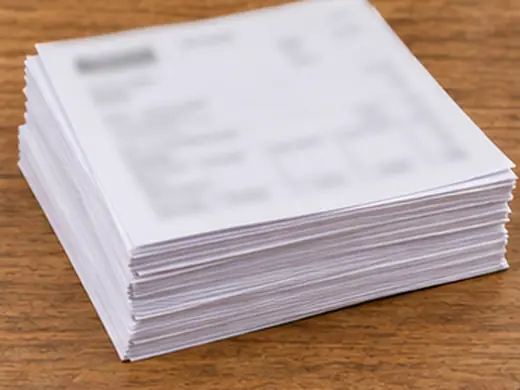
#> input picture foto/b-rechnung-foto.webp, 520 x 390 px
$ python karte_vorbereiten.py ../foto/b-rechnung-foto.webp ../foto/bereich-bar.webp ../foto/bereich-bar.webp
#> lines starting #> are read from the running program, lines starting #| are printed output that depends on the picture
# Gleiche Bildvorbereitung wie auswertung.js/bildVorbereiten (lange Seite 2400, Graustufen, Kontrast 1,25) – für Tests mit echten Fotos in Node.
import sys, numpy as np
from PIL import Image
src, out, art = sys.argv[1], sys.argv[2], sys.argv[3]
im = Image.open(src).convert("RGB")
#> im is the input picture: PIL image 520x390 RGB; mean R, G, B 184, 162.6, 153.3
f = min(1, 2400/max(im.size)); im = im.resize((round(im.width*f), round(im.height*f)), Image.LANCZOS)
#> after `f = min(1, 2400 / max(im.size))`: f = 1
a = np.asarray(im).astype(float)
y = 0.299*a[...,0]+0.587*a[...,1]+0.114*a[...,2]
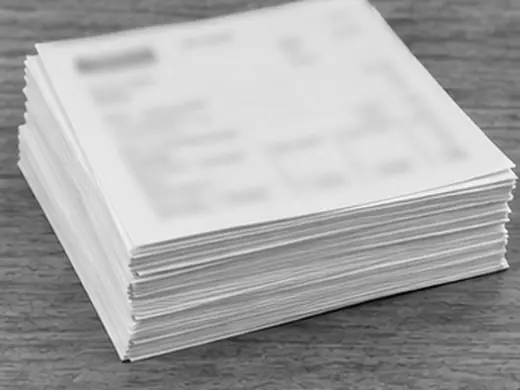
#> y: shape (390, 520) float64; min 2.69, max 254.9, mean 167.9
if art == "app": k = np.clip((y-128)*1.25+128,0,255)
elif art == "invert": k = 255-np.clip((y-128)*1.25+128,0,255)
#> (the run stopped early here; a loop or call above may not have finished)
